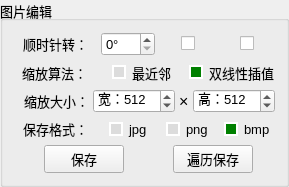
       <widget class="QGroupBox" name="groupBox_8">
        <property name="sizePolicy">
         <sizepolicy hsizetype="Preferred" vsizetype="Minimum">
          <horstretch>0</horstretch>
          <verstretch>0</verstretch>
         </sizepolicy>
        </property>
        <property name="font">
         <font>
          <pointsize>10</pointsize>
         </font>
        </property>
        <property name="title">
         <string>图片编辑</string>
        </property>
        <layout class="QVBoxLayout" name="verticalLayout_10">
         <item>
          <layout class="QHBoxLayout" name="horizontalLayout_58" stretch="6,4,4,4">
           <property name="spacing">
            <number>4</number>
           </property>
           <item alignment="Qt::AlignHCenter">
            <widget class="QLabel" name="label_48">
             <property name="text">
              <string>顺时针转：</string>
             </property>
            </widget>
           </item>
           <item alignment="Qt::AlignHCenter">
            <widget class="QSpinBox" name="spinBox_16">
             <property name="suffix">
              <string>°</string>
             </property>
             <property name="prefix">
              <string/>
             </property>
             <property name="minimum">
              <number>0</number>
             </property>
             <property name="maximum">
              <number>270</number>
             </property>
             <property name="singleStep">
              <number>90</number>
             </property>
             <property name="value">
              <number>0</number>
             </property>
            </widget>
           </item>
           <item alignment="Qt::AlignHCenter">
            <widget class="QCheckBox" name="checkBox_131">
             <property name="enabled">
              <bool>true</bool>
             </property>
             <property name="minimumSize">
              <size>
               <width>0</width>
               <height>0</height>
              </size>
             </property>
             <property name="font">
              <font>
               <pointsize>10</pointsize>
              </font>
             </property>
             <property name="toolTip">
              <string>水平翻转</string>
             </property>
             <property name="text">
              <string/>
             </property>
             <property name="icon">
              <iconset>
               <normaloff>images/图片20.png</normaloff>images/图片20.png</iconset>
             </property>
             <property name="iconSize">
              <size>
               <width>16</width>
               <height>16</height>
              </size>
             </property>
            </widget>
           </item>
           <item alignment="Qt::AlignHCenter">
            <widget class="QCheckBox" name="checkBox_132">
             <property name="enabled">
              <bool>true</bool>
             </property>
             <property name="font">
              <font>
               <pointsize>10</pointsize>
              </font>
             </property>
             <property name="toolTip">
              <string>垂直翻转</string>
             </property>
             <property name="text">
              <string/>
             </property>
             <property name="icon">
              <iconset>
               <normaloff>images/图片21.png</normaloff>images/图片21.png</iconset>
             </property>
             <property name="iconSize">
              <size>
               <width>16</width>
               <height>16</height>
              </size>
             </property>
            </widget>
           </item>
          </layout>
         </item>
         <item>
          <layout class="QHBoxLayout" name="horizontalLayout_80" stretch="0,0,0">
           <item alignment="Qt::AlignHCenter">
            <widget class="QLabel" name="label_44">
             <property name="text">
              <string>缩放算法：</string>
             </property>
            </widget>
           </item>
           <item alignment="Qt::AlignHCenter">
            <widget class="QRadioButton" name="radioButton_12">
             <property name="font">
              <font>
               <pointsize>10</pointsize>
              </font>
             </property>
             <property name="styleSheet">
              <string notr="true">QRadioButton::indicator:checked {

    background-color:       green;
    border:                 2px solid white;  
}

QRadioButton::indicator:unchecked {

    background-color:       rgb(220, 220, 220);
    border:                 2px solid white;  
}</string>
             </property>
             <property name="text">
              <string>最近邻</string>
             </property>
             <attribute name="buttonGroup">
              <string notr="true">buttonGroup_2</string>
             </attribute>
            </widget>
           </item>
           <item alignment="Qt::AlignHCenter">
            <widget class="QRadioButton" name="radioButton_13">
             <property name="font">
              <font>
               <pointsize>10</pointsize>
              </font>
             </property>
             <property name="styleSheet">
              <string notr="true">QRadioButton::indicator:checked {

    background-color:       green;
    border:                 2px solid white;  
}

QRadioButton::indicator:unchecked {

    background-color:       rgb(220, 220, 220);
    border:                 2px solid white;  
}</string>
             </property>
             <property name="text">
              <string>双线性插值</string>
             </property>
             <property name="checkable">
              <bool>true</bool>
             </property>
             <property name="checked">
              <bool>true</bool>
             </property>
             <attribute name="buttonGroup">
              <string notr="true">buttonGroup_2</string>
             </attribute>
            </widget>
           </item>
          </layout>
         </item>
         <item>
          <layout class="QHBoxLayout" name="horizontalLayout_91" stretch="6,4,4,4">
           <property name="spacing">
            <number>4</number>
           </property>
           <property name="leftMargin">
            <number>10</number>
           </property>
           <item alignment="Qt::AlignHCenter">
            <widget class="QLabel" name="label_45">
             <property name="text">
              <string>缩放大小：</string>
             </property>
            </widget>
           </item>
           <item alignment="Qt::AlignHCenter">
            <widget class="QSpinBox" name="spinBox_13">
             <property name="prefix">
              <string>宽：</string>
             </property>
             <property name="minimum">
              <number>1</number>
             </property>
             <property name="maximum">
              <number>9999</number>
             </property>
             <property name="value">
              <number>512</number>
             </property>
            </widget>
           </item>
           <item alignment="Qt::AlignHCenter">
            <widget class="QLabel" name="label_46">
             <property name="font">
              <font>
               <pointsize>12</pointsize>
              </font>
             </property>
             <property name="text">
              <string>×</string>
             </property>
            </widget>
           </item>
           <item alignment="Qt::AlignHCenter">
            <widget class="QSpinBox" name="spinBox_14">
             <property name="prefix">
              <string>高：</string>
             </property>
             <property name="minimum">
              <number>1</number>
             </property>
             <property name="maximum">
              <number>9999</number>
             </property>
             <property name="value">
              <number>512</number>
             </property>
            </widget>
           </item>
          </layout>
         </item>
         <item>
          <layout class="QHBoxLayout" name="horizontalLayout_81" stretch="6,4,4,4">
           <property name="spacing">
            <number>4</number>
           </property>
           <item alignment="Qt::AlignHCenter">
            <widget class="QLabel" name="label_49">
             <property name="text">
              <string>保存格式：</string>
             </property>
            </widget>
           </item>
           <item alignment="Qt::AlignHCenter">
            <widget class="QRadioButton" name="radioButton_14">
             <property name="font">
              <font>
               <pointsize>10</pointsize>
              </font>
             </property>
             <property name="styleSheet">
              <string notr="true">QRadioButton::indicator:checked {

    background-color:       green;
    border:                 2px solid white;  
}

QRadioButton::indicator:unchecked {

    background-color:       rgb(220, 220, 220);
    border:                 2px solid white;  
}</string>
             </property>
             <property name="text">
              <string>jpg</string>
             </property>
             <attribute name="buttonGroup">
              <string notr="true">buttonGroup_3</string>
             </attribute>
            </widget>
           </item>
           <item alignment="Qt::AlignHCenter">
            <widget class="QRadioButton" name="radioButton_15">
             <property name="font">
              <font>
               <pointsize>10</pointsize>
              </font>
             </property>
             <property name="styleSheet">
              <string notr="true">QRadioButton::indicator:checked {

    background-color:       green;
    border:                 2px solid white;  
}

QRadioButton::indicator:unchecked {

    background-color:       rgb(220, 220, 220);
    border:                 2px solid white;  
}</string>
             </property>
             <property name="text">
              <string>png</string>
             </property>
             <property name="checked">
              <bool>false</bool>
             </property>
             <attribute name="buttonGroup">
              <string notr="true">buttonGroup_3</string>
             </attribute>
            </widget>
           </item>
           <item alignment="Qt::AlignHCenter">
            <widget class="QRadioButton" name="radioButton_16">
             <property name="font">
              <font>
               <pointsize>10</pointsize>
              </font>
             </property>
             <property name="styleSheet">
              <string notr="true">QRadioButton::indicator:checked {

    background-color:       green;
    border:                 2px solid white;  
}

QRadioButton::indicator:unchecked {

    background-color:       rgb(220, 220, 220);
    border:                 2px solid white;  
}</string>
             </property>
             <property name="text">
              <string>bmp</string>
             </property>
             <property name="checked">
              <bool>true</bool>
             </property>
             <attribute name="buttonGroup">
              <string notr="true">buttonGroup_3</string>
             </attribute>
            </widget>
           </item>
          </layout>
         </item>
         <item>
          <layout class="QHBoxLayout" name="horizontalLayout_102" stretch="0,0">
           <property name="spacing">
            <number>4</number>
           </property>
           <property name="leftMargin">
            <number>8</number>
           </property>
           <item alignment="Qt::AlignHCenter">
            <widget class="QPushButton" name="pushButton_136">
             <property name="enabled">
              <bool>true</bool>
             </property>
             <property name="sizePolicy">
              <sizepolicy hsizetype="Minimum" vsizetype="Fixed">
               <horstretch>0</horstretch>
               <verstretch>0</verstretch>
              </sizepolicy>
             </property>
             <property name="font">
              <font>
               <pointsize>10</pointsize>
              </font>
             </property>
             <property name="toolTip">
              <string>根据当前的设定保存当前图片</string>
             </property>
             <property name="text">
              <string>保存</string>
             </property>
             <property name="icon">
              <iconset>
               <normaloff>images/icon_30.png</normaloff>images/icon_30.png</iconset>
             </property>
             <property name="iconSize">
              <size>
               <width>16</width>
               <height>16</height>
              </size>
             </property>
            </widget>
           </item>
           <item alignment="Qt::AlignHCenter">
            <widget class="QPushButton" name="pushButton_137">
             <property name="enabled">
              <bool>true</bool>
             </property>
             <property name="sizePolicy">
              <sizepolicy hsizetype="Minimum" vsizetype="Fixed">
               <horstretch>0</horstretch>
               <verstretch>0</verstretch>
              </sizepolicy>
             </property>
             <property name="font">
              <font>
               <pointsize>10</pointsize>
              </font>
             </property>
             <property name="toolTip">
              <string>根据当前的设定遍历保存目录下的所有图片</string>
             </property>
             <property name="text">
              <string>遍历保存</string>
             </property>
             <property name="icon">
              <iconset>
               <normaloff>images/icon_30.png</normaloff>images/icon_30.png</iconset>
             </property>
             <property name="iconSize">
              <size>
               <width>16</width>
               <height>16</height>
              </size>
             </property>
            </widget>
           </item>
          </layout>
         </item>
        </layout>
       </widget>
